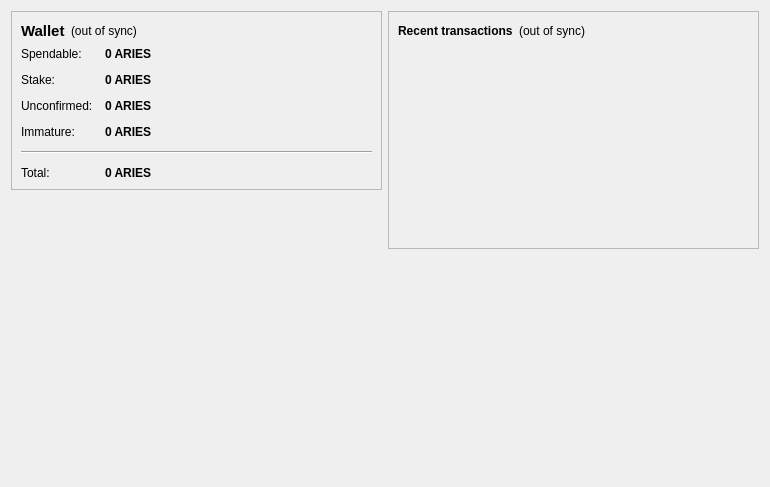
<?xml version="1.0" encoding="UTF-8"?>
<ui version="4.0">
 <class>OverviewPage</class>
 <widget class="QWidget" name="OverviewPage">
  <property name="geometry">
   <rect>
    <x>0</x>
    <y>0</y>
    <width>770</width>
    <height>487</height>
   </rect>
  </property>
  <property name="windowTitle">
   <string>Form</string>
  </property>
  <layout class="QHBoxLayout" name="horizontalLayout" stretch="1,1">
   <item>
    <layout class="QVBoxLayout" name="verticalLayout_2">
     <item>
      <widget class="QFrame" name="frame">
       <property name="frameShape">
        <enum>QFrame::StyledPanel</enum>
       </property>
       <property name="frameShadow">
        <enum>QFrame::Raised</enum>
       </property>
       <layout class="QVBoxLayout" name="verticalLayout_4">
        <item>
         <layout class="QHBoxLayout" name="horizontalLayout_4">
          <item>
           <widget class="QLabel" name="label_5">
            <property name="font">
             <font>
              <pointsize>11</pointsize>
              <weight>75</weight>
              <bold>true</bold>
             </font>
            </property>
            <property name="text">
             <string>Wallet</string>
            </property>
           </widget>
          </item>
          <item>
           <widget class="QLabel" name="labelWalletStatus">
            <property name="toolTip">
             <string>The displayed information may be out of date. Your wallet automatically synchronizes with the ariescoin network after a connection is established, but this process has not completed yet.</string>
            </property>
            <property name="styleSheet">
             <string notr="true"/>
            </property>
            <property name="text">
             <string notr="true">(out of sync)</string>
            </property>
            <property name="alignment">
             <set>Qt::AlignLeading|Qt::AlignLeft|Qt::AlignVCenter</set>
            </property>
           </widget>
          </item>
          <item>
           <spacer name="horizontalSpacer_2">
            <property name="orientation">
             <enum>Qt::Horizontal</enum>
            </property>
            <property name="sizeHint" stdset="0">
             <size>
              <width>40</width>
              <height>20</height>
             </size>
            </property>
           </spacer>
          </item>
         </layout>
        </item>
        <item>
         <layout class="QFormLayout" name="formLayout_2">
          <property name="fieldGrowthPolicy">
           <enum>QFormLayout::AllNonFixedFieldsGrow</enum>
          </property>
          <property name="horizontalSpacing">
           <number>12</number>
          </property>
          <property name="verticalSpacing">
           <number>12</number>
          </property>
          <item row="0" column="0">
           <widget class="QLabel" name="label">
            <property name="text">
             <string>Spendable:</string>
            </property>
           </widget>
          </item>
          <item row="0" column="1">
           <widget class="QLabel" name="labelBalance">
            <property name="font">
             <font>
              <weight>75</weight>
              <bold>true</bold>
             </font>
            </property>
            <property name="cursor">
             <cursorShape>IBeamCursor</cursorShape>
            </property>
            <property name="toolTip">
             <string>Your current spendable balance</string>
            </property>
            <property name="text">
             <string notr="true">0 ARIES</string>
            </property>
            <property name="textInteractionFlags">
             <set>Qt::LinksAccessibleByMouse|Qt::TextSelectableByKeyboard|Qt::TextSelectableByMouse</set>
            </property>
           </widget>
          </item>
          <item row="1" column="0">
           <widget class="QLabel" name="label_6">
            <property name="text">
             <string>Stake:</string>
            </property>
           </widget>
          </item>
          <item row="1" column="1">
           <widget class="QLabel" name="labelStake">
            <property name="font">
             <font>
              <weight>75</weight>
              <bold>true</bold>
             </font>
            </property>
            <property name="cursor">
             <cursorShape>IBeamCursor</cursorShape>
            </property>
            <property name="toolTip">
             <string>Total of coins that was staked, and do not yet count toward the current balance</string>
            </property>
            <property name="text">
             <string notr="true">0 ARIES</string>
            </property>
            <property name="textInteractionFlags">
             <set>Qt::LinksAccessibleByMouse|Qt::TextSelectableByKeyboard|Qt::TextSelectableByMouse</set>
            </property>
           </widget>
          </item>
          <item row="2" column="0">
           <widget class="QLabel" name="label_3">
            <property name="text">
             <string>Unconfirmed:</string>
            </property>
           </widget>
          </item>
          <item row="2" column="1">
           <widget class="QLabel" name="labelUnconfirmed">
            <property name="font">
             <font>
              <weight>75</weight>
              <bold>true</bold>
             </font>
            </property>
            <property name="cursor">
             <cursorShape>IBeamCursor</cursorShape>
            </property>
            <property name="toolTip">
             <string>Total of transactions that have yet to be confirmed, and do not yet count toward the current balance</string>
            </property>
            <property name="text">
             <string notr="true">0 ARIES</string>
            </property>
            <property name="textInteractionFlags">
             <set>Qt::LinksAccessibleByMouse|Qt::TextSelectableByKeyboard|Qt::TextSelectableByMouse</set>
            </property>
           </widget>
          </item>
          <item row="3" column="0">
           <widget class="QLabel" name="labelImmatureText">
            <property name="text">
             <string>Immature:</string>
            </property>
           </widget>
          </item>
          <item row="3" column="1">
           <widget class="QLabel" name="labelImmature">
            <property name="font">
             <font>
              <weight>75</weight>
              <bold>true</bold>
             </font>
            </property>
            <property name="toolTip">
             <string>Mined balance that has not yet matured</string>
            </property>
            <property name="text">
             <string notr="true">0 ARIES</string>
            </property>
            <property name="textInteractionFlags">
             <set>Qt::LinksAccessibleByMouse|Qt::TextSelectableByKeyboard|Qt::TextSelectableByMouse</set>
            </property>
           </widget>
          </item>
          <item row="4" column="0" colspan="2">
           <widget class="Line" name="line">
            <property name="orientation">
             <enum>Qt::Horizontal</enum>
            </property>
           </widget>
          </item>
          <item row="5" column="0">
           <widget class="QLabel" name="labelTotalText">
            <property name="text">
             <string>Total:</string>
            </property>
           </widget>
          </item>
          <item row="5" column="1">
           <widget class="QLabel" name="labelTotal">
            <property name="font">
             <font>
              <weight>75</weight>
              <bold>true</bold>
             </font>
            </property>
            <property name="cursor">
             <cursorShape>IBeamCursor</cursorShape>
            </property>
            <property name="toolTip">
             <string>Your current total balance</string>
            </property>
            <property name="text">
             <string notr="true">0 ARIES</string>
            </property>
            <property name="textInteractionFlags">
             <set>Qt::LinksAccessibleByMouse|Qt::TextSelectableByKeyboard|Qt::TextSelectableByMouse</set>
            </property>
           </widget>
          </item>
         </layout>
        </item>
       </layout>
      </widget>
     </item>
     <item>
      <spacer name="verticalSpacer">
       <property name="orientation">
        <enum>Qt::Vertical</enum>
       </property>
       <property name="sizeHint" stdset="0">
        <size>
         <width>20</width>
         <height>40</height>
        </size>
       </property>
      </spacer>
     </item>
     <item>
      <widget class="QLabel" name="label_2">
       <property name="autoFillBackground">
        <bool>true</bool>
       </property>
       <property name="text">
        <string/>
       </property>
       <property name="pixmap">
        <pixmap resource="../bitcoin.qrc">:/icons/mastbg</pixmap>
       </property>
       <property name="scaledContents">
        <bool>false</bool>
       </property>
       <property name="margin">
        <number>0</number>
       </property>
      </widget>
     </item>
    </layout>
   </item>
   <item>
    <layout class="QVBoxLayout" name="verticalLayout_3">
     <item>
      <widget class="QFrame" name="frame_2">
       <property name="frameShape">
        <enum>QFrame::StyledPanel</enum>
       </property>
       <property name="frameShadow">
        <enum>QFrame::Raised</enum>
       </property>
       <layout class="QVBoxLayout" name="verticalLayout">
        <item>
         <layout class="QHBoxLayout" name="horizontalLayout_2">
          <item>
           <widget class="QLabel" name="label_4">
            <property name="text">
             <string>&lt;b&gt;Recent transactions&lt;/b&gt;</string>
            </property>
           </widget>
          </item>
          <item>
           <widget class="QLabel" name="labelTransactionsStatus">
            <property name="toolTip">
             <string>The displayed information may be out of date. Your wallet automatically synchronizes with the ariescoin network after a connection is established, but this process has not completed yet.</string>
            </property>
            <property name="styleSheet">
             <string notr="true"/>
            </property>
            <property name="text">
             <string notr="true">(out of sync)</string>
            </property>
            <property name="alignment">
             <set>Qt::AlignRight|Qt::AlignTrailing|Qt::AlignVCenter</set>
            </property>
           </widget>
          </item>
          <item>
           <spacer name="horizontalSpacer">
            <property name="orientation">
             <enum>Qt::Horizontal</enum>
            </property>
            <property name="sizeHint" stdset="0">
             <size>
              <width>40</width>
              <height>20</height>
             </size>
            </property>
           </spacer>
          </item>
         </layout>
        </item>
        <item>
         <widget class="QListView" name="listTransactions">
          <property name="styleSheet">
           <string notr="true">QListView { background: transparent; }</string>
          </property>
          <property name="frameShape">
           <enum>QFrame::NoFrame</enum>
          </property>
          <property name="verticalScrollBarPolicy">
           <enum>Qt::ScrollBarAlwaysOff</enum>
          </property>
          <property name="horizontalScrollBarPolicy">
           <enum>Qt::ScrollBarAlwaysOff</enum>
          </property>
          <property name="selectionMode">
           <enum>QAbstractItemView::NoSelection</enum>
          </property>
         </widget>
        </item>
       </layout>
      </widget>
     </item>
     <item>
      <spacer name="verticalSpacer_2">
       <property name="orientation">
        <enum>Qt::Vertical</enum>
       </property>
       <property name="sizeHint" stdset="0">
        <size>
         <width>20</width>
         <height>40</height>
        </size>
       </property>
      </spacer>
     </item>
    </layout>
   </item>
  </layout>
 </widget>
 <resources>
  <include location="../bitcoin.qrc"/>
 </resources>
 <connections/>
</ui>
